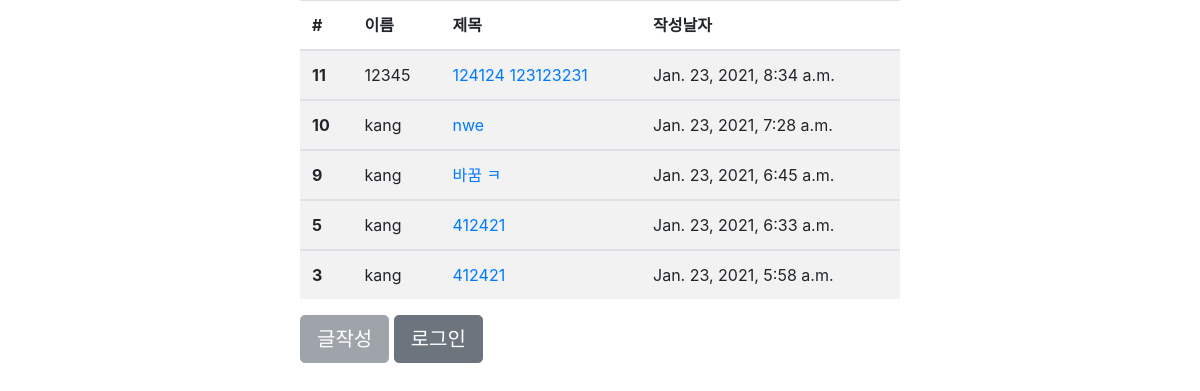
The page / on the database its author committed.
### pcsub/models.py (models this page shows, shortened)
class Board(models.Model):
    author = models.ForeignKey(User, on_delete=models.CASCADE)
    title = models.CharField(max_length=100)
    context = models.CharField(max_length=1000)
    pub_date = models.DateTimeField('date published')

### pcsub/views.py (the view)
# urls.py: path('', views.IndexView.as_view(), name='index'),
class IndexView(generic.ListView):
    template_name = 'pcsub/index.html'
    context_object_name = 'board_list'
    def get_queryset(self):
        return Board.objects.filter(
            pub_date__lte=timezone.now()
        ).order_by('-pub_date')[:5]

### templates/pcsub/index.html (shortened to what this page needs)
<!DOCTYPE html>
<html lang="en">
<head>
    {% load static %}
    <link rel="stylesheet" type="text/css" href="{% static 'css/bootstrap.min.css' %}">
</head>
<body>
{% if board_list %}
<div class="mx-auto" style="width: 600px;">
    <table class="table table-striped">
        <thead>
        <tr>
            <th scope="col">#</th>
            <th scope="col">이름</th>
            <th scope="col">제목</th>
            <th scope="col">작성날자</th>
        </tr>
        </thead>
        {% for board in board_list %}
        <tbody>
        <tr>
            <th scope="row">{{ board.id }}</th>
            <td>{{ board.author.username }}</td>
            <td><a href="{% url 'pcsub:detail' board.id %}" class="card-link">{{ board.context }}</a></td>
            <td>{{ board.pub_date}}</td>
        </tr>
        </tbody>
        {% endfor %}
    </table>
    {% else %}
    <p>글이 없습니다</p>
    {% endif %}
    <button type="button" class="btn btn-secondary btn-lg" onclick="location.href='{% url 'pcsub:write' %}'" {% if not user.is_authenticated %}disabled{% endif %} >글작성</button>
    {% if user.is_authenticated %}
    <button type="button" class="btn btn-secondary btn-lg" onclick="location.href='{% url 'common:logout' %}'">{{ user.username }} (로그아웃)</button>
    {% else %}
    <button type="button" class="btn btn-secondary btn-lg" onclick="location.href='{% url 'common:login' %}'">로그인</button>
</div>
{% endif %}
</body>
</html>

### rows shown on the page
Board: id "11", author.username "12345", context "124124 123123231", pub_date "Jan. 23, 2021, 8:34 a.m."
Board: id "10", author.username "kang", context "nwe", pub_date "Jan. 23, 2021, 7:28 a.m."
Board: id "9", author.username "kang", context "바꿈 ㅋ", pub_date "Jan. 23, 2021, 6:45 a.m."
Board: id "5", author.username "kang", context "412421", pub_date "Jan. 23, 2021, 6:33 a.m."
Board: id "3", author.username "kang", context "412421", pub_date "Jan. 23, 2021, 5:58 a.m."
